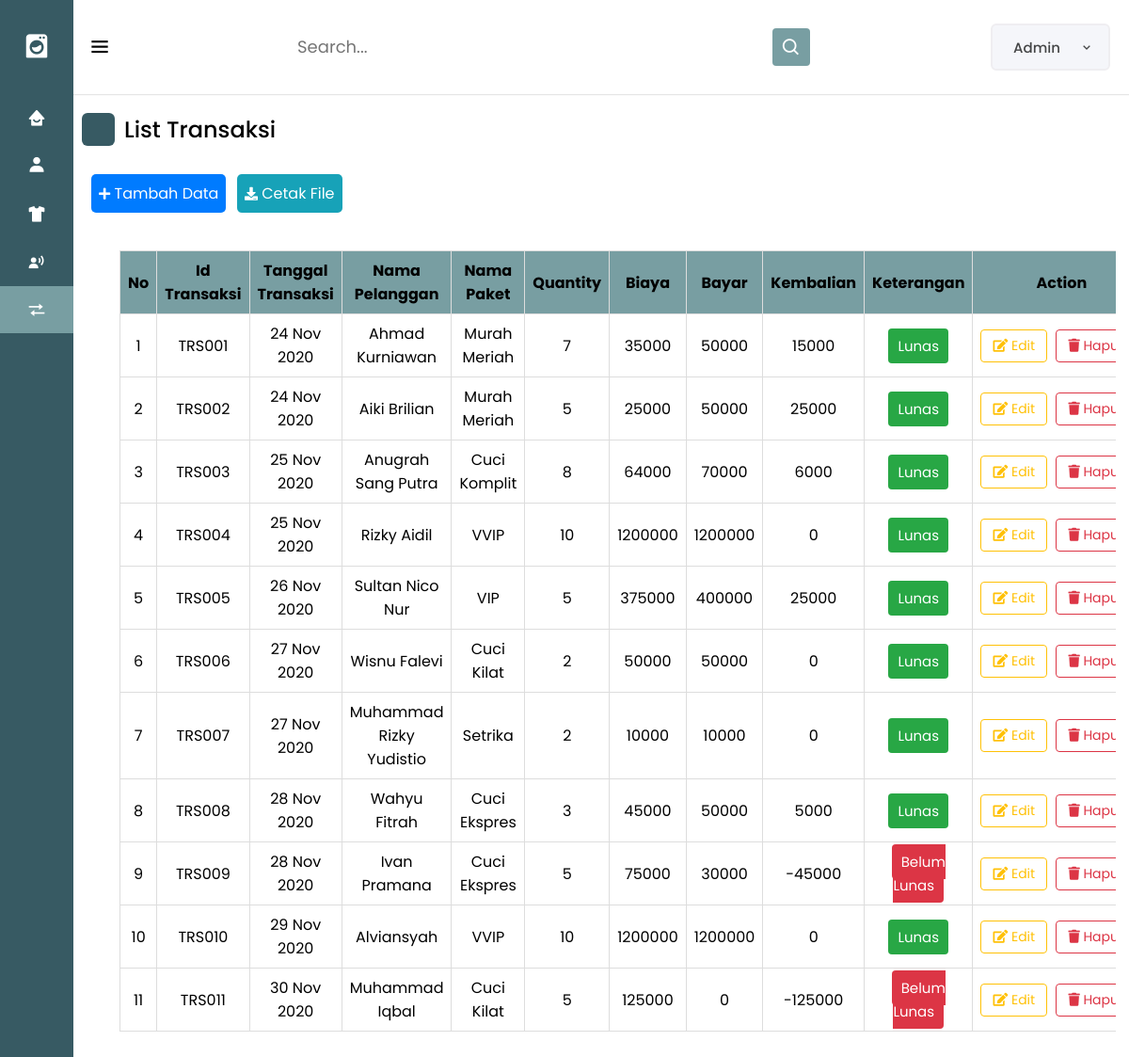
The page /transaksi/transaksi.php on the database its author committed.
### tables this page shows
CREATE TABLE `transaksi` (
  `id_transaksi` varchar(10) NOT NULL,
  `tanggal` varchar(20) NOT NULL,
  `id_pelanggan` varchar(10) NOT NULL,
  `id_paket` varchar(10) NOT NULL,
  `qty` int(11) NOT NULL,
  `biaya` int(11) NOT NULL,
  `bayar` int(11) NOT NULL,
  `kembalian` int(11) NOT NULL
);

CREATE TABLE `pelanggan` (
  `id_pelanggan` varchar(10) NOT NULL,
  `nama_pelanggan` varchar(100) NOT NULL,
  `username` varchar(25) NOT NULL,
  `password` varchar(25) NOT NULL,
  `alamat_pelanggan` varchar(255) NOT NULL,
  `no_hp_pelanggan` varchar(20) NOT NULL
);

CREATE TABLE `paket_cuci` (
  `id_paket` varchar(10) NOT NULL,
  `paket` varchar(100) NOT NULL,
  `harga_kilo` int(11) NOT NULL,
  `deskripsi` varchar(255) NOT NULL
);

### transaksi/transaksi.php (the view, shortened to what this page needs)
<?php
include('../conn.php');
?>
<!DOCTYPE html>
<html lang="en">
<head>
    <link rel="stylesheet" href="styletransaksi.css">
    <link rel="stylesheet" href="https://unicons.iconscout.com/release/v4.0.0/css/line.css">
    <link href='https://unpkg.com/boxicons@2.0.7/css/boxicons.min.css' rel='stylesheet'>
    <link rel="stylesheet" href="https://cdnjs.cloudflare.com/ajax/libs/font-awesome/5.15.3/css/all.min.css">
</head>
<body>
    <div class="sidebar close">
        <div class="logo-details">
            <i class='bx bxs-washer'></i>
        </div>
        <ul class="nav-links">
            <li>
                <a href="<?php echo "../admin/dashboard.php"; ?>" >
                    <i class='bx bxs-home-smile'></i>
                </a>
            </li>
            <li>
                <div class="iocn-link">
                    <a href="<?php echo "../pelanggan/list_pelanggan.php"; ?>">
                        <i class='bx bxs-user'></i>
                    </a>
                </div>
            </li>
            <li>
                <div class="iocn-link">
                    <a href="<?php echo "../paketlaundry/list_paketlaundry.php "; ?>">
                        <i class='bx bxs-t-shirt'></i>
                    </a>
                </div>
            </li>
            <li>
                <div class="iocn-link">
                    <a href="<?php echo "../karyawan/list_karyawan.php"; ?>">
                        <i class='bx bxs-user-voice'></i>
                    </a>
                </div>
            </li>
            <li>
                <div class="iocn-link">
                    <a href="<?php echo "../transaksi/transaksi.php"; ?>" class="active">
                        <i class='bx bx-transfer'></i>
                    </a>
                </div>
            </li>
        </ul>
    </div>
    <section class="dashboard">
        <div class="top">
            <div class="sidebar-button">
                <i class='bx bx-menu sidebar-toggle'></i>
            </div>
            <div class="search-box">
                <input type="text" placeholder="Search...">
                <i class='bx bx-search'></i>
            </div>
            <div class="profile-details">
                <span class="admin_name">Admin</span>
                <i class="bx bx-chevron-down"></i>
            </div>
        </div>
        <div class="dash-content">
            <div class="overview">
                <div class="title">
                    <i class="uil uil-tachometer-fast-alt"></i>
                    <span class="text">List Transaksi</span>
                </div>
                <div class="card-body">
                    <div class="button-group">
                        <a href="../transaksi/add_transaksi.php" class="button-tambah">
                            <i class="fas fa-plus fa-sm"></i> Tambah Data
                        </a>
                        <span>&nbsp;&nbsp;</span>
                        <a href="../transaksi/cetakTransaksi.php" target="_blank" class="button-cetak">
                            <i class="fas fa-download fa-sm"></i> Cetak File
                        </a>
                    </div>
                </div>
            </div>
            <div class="database">
                <div class="database-data">
                    <div class="center">
                        <table id="dataTables" class="table table-hover">
                            <thead>
                                <tr style="text-align : center;">
                                <th>No</th>
                                <th>Id Transaksi</th>
                                <th>Tanggal Transaksi</th>
                                <th>Nama Pelanggan</th>
                                <th>Nama Paket</th>
                                <th>Quantity</th>
                                <th>Biaya</th>
                                <th>Bayar</th>
                                <th>Kembalian</th>
                                <th>Keterangan</th>
                                <th>Action</th>
                                </tr>
                            </thead>
                            <tbody>
                                <?php
                                $query = "SELECT transaksi.id_transaksi, transaksi.tanggal , pelanggan.nama_pelanggan, paket_cuci.paket, transaksi.qty, transaksi.biaya, transaksi.bayar, transaksi.kembalian
                                            FROM transaksi
                                            INNER JOIN pelanggan
                                            ON transaksi.id_pelanggan = pelanggan.id_pelanggan
                                            INNER JOIN paket_cuci
                                            ON transaksi.id_paket = paket_cuci.id_paket
                                            ORDER BY transaksi.id_transaksi ASC";
                                $result = $conn->query($query);
                                ?>
                                <?php $no = 1;
                                while ($data = $result->fetch(PDO::FETCH_ASSOC)) : ?>
                                    <tr>
                                        <td><?= $no++; ?></td>
                                        <td><?= $data['id_transaksi']; ?></td>
                                        <td><?= $data['tanggal']; ?></td>
                                        <td><?= $data['nama_pelanggan']; ?></td>
                                        <td><?= $data['paket']; ?></td>
                                        <td><?= $data['qty']; ?></td>
                                        <td><?= $data['biaya']; ?></td>
                                        <td><?= $data['bayar']; ?></td>
                                        <td><?= $data['kembalian']; ?></td>
                                        <td>
                                            <?php
                                            if ($data['kembalian'] < 0) {
                                                echo "<span class='keterangan-lunas'>Belum Lunas</span>";
                                            } else {
                                                echo "<span class='keterangan-belum-lunas'>Lunas</span>";
                                            }
                                            ?>
                                        </td>
                                        <td id="action">
                                            <a href="<?php echo "../transaksi/updatetransaksi.php?id_transaksi=" . $data['id_transaksi']; ?>" class="btn btn-edit">
                                                <i class="fas fa-edit"></i> Edit
                                            </a>
                                            <form method="POST" action="../transaksi/hapustransaksi.php" style="display: inline-block;">
                                                <button type="submit" name="deletes" class="btn btn-hapus">
                                                        <i class="fas fa-trash"></i> Hapus
                                                    </button>
                                                </form>
                                            </div>
                                        </td>
                                    </tr>
                                <?php endwhile; ?>
    </section>
</body>
</html>

### transaksi/styletransaksi.css (style rules this page uses)
* { margin: 0; padding: 0; box-sizing: border-box; font-family: 'Poppins', sans-serif; }
:root { --primary-color: #375A63; --panel-color: #FFF; --text-color: #000; --black-light-color: #707070; --border-color: #e6e5e5; --toggle-color: #DDD; --box1-color: #8CC2D5; --box2-color: #DED9CE; --box3-color: #F98E8E; --box4-color: #AEBDB9; --title-icon-color: #fff; --tran-05: all 0.5s ease; --tran-03: all 0.3s ease; --tran-03: all 0.2s ease; }
body { min-height: 100vh; background-color: var(--primary-color); }
.sidebar { position: fixed; top: 0; left: 0; height: 100%; width: 260px; background: var(--primary-color); z-index: 200; transition: all 0.5s ease; }
.sidebar.close { width: 78px; }
.sidebar .logo-details { height: 60px; width: 100%; display: flex; align-items: center; padding-top: 38px; }
.sidebar .logo-details i { font-size: 30px; color: #fff; height: 50px; min-width: 78px; text-align: center; line-height: 50px; }
.sidebar .nav-links { height: 100%; padding: 40px 0 150px 0; overflow: auto; }
.sidebar.close .nav-links a.active { background: #789EA2; }
.sidebar.close .nav-links { overflow: visible; }
.sidebar .nav-links li { position: relative; list-style: none; transition: all 0.4s ease; }
.sidebar .nav-links li .iocn-link { display: flex; align-items: center; justify-content: space-between; }
.sidebar.close .nav-links li .iocn-link { display: block }
.sidebar .nav-links li i { height: 50px; min-width: 78px; text-align: center; line-height: 50px; color: #fff; font-size: 20px; cursor: pointer; transition: all 0.3s ease; }
.sidebar .nav-links li a { display: flex; align-items: center; text-decoration: none; }
.dashboard { position: relative; left: 260px; background-color: var(--panel-color); min-height: 100vh; width: calc(100% - 260px); padding: 10px 14px; transition: var(--tran-05); }
.sidebar.close ~ .dashboard { left: 73px; width: calc(100% - 73px); }
.dashboard .top { position: fixed; top: 0; height: 100px; left: 260px; display: flex; width: calc(100% - 260px); justify-content: space-between; align-items: center; padding: 0px 20px; background-color: var(--panel-color); box-shadow: 0 1px 1px rgba(0, 0, 0, 0.1); transition: var(--tran-05); z-index: 100; }
.sidebar.close ~ .dashboard .top { left: 73px; width: calc(100% - 73px); }
.dashboard .top .sidebar-toggle { font-size: 26px; color: var(--text-color); cursor: pointer; display: flex; align-items: center; }
.top .sidebar-button i { font-size: 35px; margin-right: 10px; }
.dashboard .top .search-box { position: relative; height: 50px; max-width: 550px; width: 100%; margin: 0 20px; }
.top .search-box input { position: absolute; top: 3.1px; width: 90%; height: 85%; border: none; outline: none; font-size: 18px; background: transparent }
.top .search-box .bx-search { position: absolute; height: 40px; width: 40px; background: #789EA2; right: 5px; top: 50%; transform: translateY(-50%); border-radius: 4px; line-height: 40px; text-align: center; color: #fff; font-size: 22px; transition: all 0.4 ease; cursor: pointer; }
.dashboard .top .profile-details { position: relative; display: flex; align-items: center; background: #F5F6FA; color: #444546; border: 2px solid #EFEEF1; border-radius: 6px; height: 50px; min-width: 100px; padding: 0 15px 0 2px; }
.profile-details .admin_name { display: inline-block; background-color: transparent; padding: 5px 10px; border-radius: 6px; font-size: 15px; font-weight: 500; margin: 0 10px; white-space: nowrap; }
.dashboard .dash-content { padding-top: 50px; position: relative; }
.dash-content .title { display: flex; align-items: center; margin: 60px 0 30px 0; }
.dash-content .title i { position: relative; height: 35px; width: 35px; background-color: var(--primary-color); border-radius: 6px; color: var(--title-icon-color); display: flex; align-items: center; justify-content: center; font-size: 24px; }
.dash-content .title .text { font-size: 24px; font-weight: 500; color: var(--text-color); margin-left: 10px; }
.dash-content .database .database-data { display: flex; justify-content: space-between; align-items: center; }
.database .database-data { display: flex; }
.keterangan-lunas { background-color: #dc3545; color: white; padding: 8px 10px; border-radius: 4px; font-size: 15px; }
.keterangan-belum-lunas { background-color: #28a745; color: white; padding: 8px 10px; border-radius: 4px; font-size: 15px; }
@media (max-width: 3000px) { .database .database-data { overflow-X: scroll; } }

### rows shown on the page
transaksi: id_transaksi "TRS001", tanggal "24 Nov 2020", id_pelanggan.nama_pelanggan "Ahmad Kurniawan", id_paket.paket "Murah Meriah", qty "7", biaya "35000", bayar "50000", kembalian "15000", shows "Lunas"
transaksi: id_transaksi "TRS002", tanggal "24 Nov 2020", id_pelanggan.nama_pelanggan "Aiki Brilian", id_paket.paket "Murah Meriah", qty "5", biaya "25000", bayar "50000", kembalian "25000", shows "Lunas"
transaksi: id_transaksi "TRS003", tanggal "25 Nov 2020", id_pelanggan.nama_pelanggan "Anugrah Sang Putra", id_paket.paket "Cuci Komplit", qty "8", biaya "64000", bayar "70000", kembalian "6000", shows "Lunas"
transaksi: id_transaksi "TRS004", tanggal "25 Nov 2020", id_pelanggan.nama_pelanggan "Rizky Aidil", id_paket.paket "VVIP", qty "10", biaya "1200000", bayar "1200000", kembalian "0", shows "Lunas"
transaksi: id_transaksi "TRS005", tanggal "26 Nov 2020", id_pelanggan.nama_pelanggan "Sultan Nico Nur", id_paket.paket "VIP", qty "5", biaya "375000", bayar "400000", kembalian "25000", shows "Lunas"
transaksi: id_transaksi "TRS006", tanggal "27 Nov 2020", id_pelanggan.nama_pelanggan "Wisnu Falevi", id_paket.paket "Cuci Kilat", qty "2", biaya "50000", bayar "50000", kembalian "0", shows "Lunas"
transaksi: id_transaksi "TRS007", tanggal "27 Nov 2020", id_pelanggan.nama_pelanggan "Muhammad Rizky Yudistio", id_paket.paket "Setrika", qty "2", biaya "10000", bayar "10000", kembalian "0", shows "Lunas"
transaksi: id_transaksi "TRS008", tanggal "28 Nov 2020", id_pelanggan.nama_pelanggan "Wahyu Fitrah", id_paket.paket "Cuci Ekspres", qty "3", biaya "45000", bayar "50000", kembalian "5000", shows "Lunas"
transaksi: id_transaksi "TRS009", tanggal "28 Nov 2020", id_pelanggan.nama_pelanggan "Ivan Pramana", id_paket.paket "Cuci Ekspres", qty "5", biaya "75000", bayar "30000", kembalian "-45000", shows "Belum Lunas"
transaksi: id_transaksi "TRS010", tanggal "29 Nov 2020", id_pelanggan.nama_pelanggan "Alviansyah", id_paket.paket "VVIP", qty "10", biaya "1200000", bayar "1200000", kembalian "0", shows "Lunas"
transaksi: id_transaksi "TRS011", tanggal "30 Nov 2020", id_pelanggan.nama_pelanggan "Muhammad Iqbal", id_paket.paket "Cuci Kilat", qty "5", biaya "125000", bayar "0", kembalian "-125000", shows "Belum Lunas"
